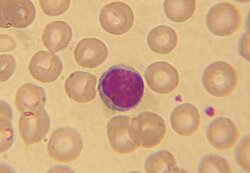
#> input picture data/test_data/lymphocyte_0.jpg, 250 x 173 px
$ python -i visualize.py   (imports and definitions only)   (older library calls are emulated)
#> lines starting #> are read from the running program, lines starting #| are printed output that depends on the picture
import os
from concurrent.futures import ThreadPoolExecutor
from pathlib import Path

import cv2
import matplotlib.pyplot as plt
import numpy as np
import pandas as pd
import seaborn as sns
from PIL import Image
from sklearn.decomposition import IncrementalPCA

BASE_DIR = Path(__file__).resolve().parent.parent.parent
DATA_PATH = BASE_DIR / "data"
BARCELONA_DATA_PATH = "PBC_dataset_normal_DIB"
MUNICH_DATA_PATH = "PKG-AML-Cytomorphology_LMU"
ABBREVIATIONS = DATA_PATH / MUNICH_DATA_PATH / "abbreviations.txt"
FIGURES_PATH = BASE_DIR / "reports" / "figures"
TYPE_DICT = {
    # BARCELONA dataset abbreviations
    "BA": "BAS",
    "EO": "EOS",
    "ERB": "EBO",
    "MMY": "MMZ",
    "MY": "MYB",
    "PMY": "PMO",
    "LY": "LY",
    "MO": "MON",
    "BNE": "NGB",
    "SNE": "NGS",
    "PLATELET": "PLT",
    # MUNICH dataset abbreviations
    "BAS": "BAS",
    "EBO": "EBO",
    "EOS": "EOS",
    "LYA": "LY",
    "LYT": "LY",
    "MMZ": "MMZ",
    "MON": "MON",
    "MYB": "MYB",
    "MYO": "MYO",
    "NGB": "NGB",
    "NGS": "NGS",
    "PMB": "PMO",
    "PMO": "PMO",
}
R_COLS = [f"R{i}" for i in range(256)]
G_COLS = [f"G{i}" for i in range(256)]
B_COLS = [f"B{i}" for i in range(256)]
GRAY_COLS = [f"Gray{i}" for i in range(256)]


def compute_stats_image(img: np.array):
    data = {}
    data["size_x"] = img.shape[1]
    data["size_y"] = img.shape[0]
    data["brightness"] = np.mean(img)
    data["contrast"] = np.std(img)
    data["sharpness"] = cv2.Laplacian(cv2.resize(img, (100, 100)), cv2.CV_64F).var()

    hist = cv2.calcHist([img], [0, 1, 2], None, [256, 256, 256], [0, 256, 0, 256, 0, 256])
    for j in range(256):
        data[f"R{j}"] = hist[0, j]
        data[f"G{j}"] = hist[1, j]
        data[f"B{j}"] = hist[2, j]
#> after the loop, data = 773 items
    img_gray = cv2.cvtColor(img, cv2.COLOR_RGB2GRAY)
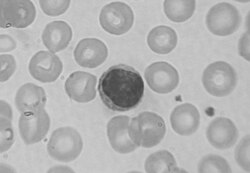
#> img_gray: shape (173, 250); min 63, max 215, mean 178.7
    hist_gray = cv2.calcHist([img_gray], [0], None, [256], [0, 256])
#> hist_gray = 256 values, max 2365 at index 195, min 0 at index 0, mean 168.9
    for j in range(256):
        data[f"Gray{j}"] = hist_gray[j][0]
#> after the loop, data = 1029 items
    return data


# [51 lines left out: function load_data, not called in this run]


def normalize_images(df: pd.DataFrame):
    return df


# [561 lines left out: functions create_histograms, load_histograms, load_histograms_normalized, load_abbreviations, map_type, distribution and 14 more, not called in this run]


# [3 lines not run here, left out]

>>> import cv2
>>> picture = cv2.cvtColor(cv2.imread('../../data/test_data/lymphocyte_0.jpg'), cv2.COLOR_BGR2RGB)
>>> result = compute_stats_image(picture)
#> result = 1029 items
